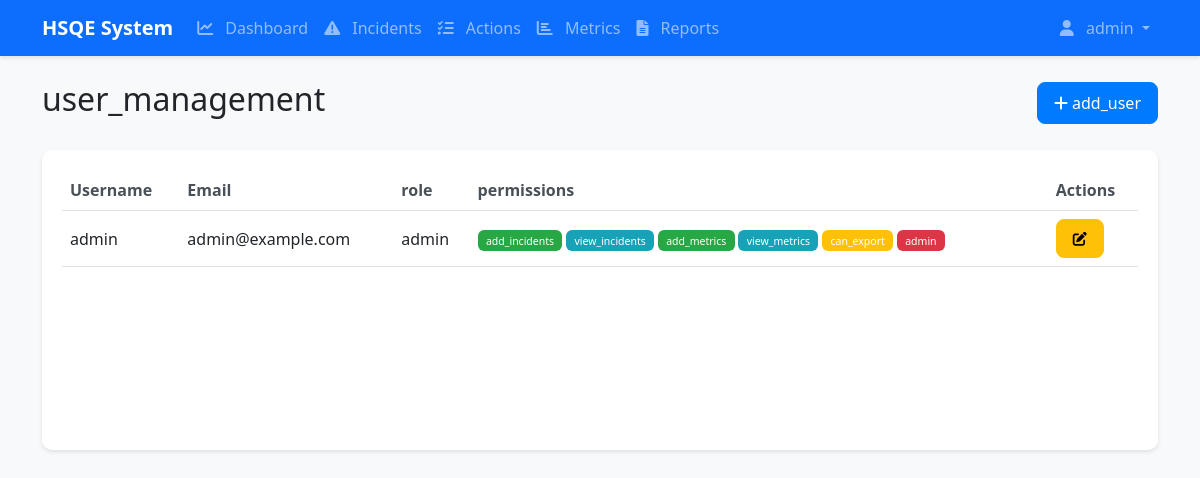
Screenshot of /users (signed in) with the database file from the repository.
### app/models.py (models this page shows, shortened)
class User(UserMixin, db.Model):
    id = db.Column(db.Integer, primary_key=True)
    username = db.Column(db.String(64), unique=True, nullable=False)
    email = db.Column(db.String(120), unique=True, nullable=False)
    password_hash = db.Column(db.String(128))
    role = db.Column(db.String(20), default='incident_only')  # Changed default role
    language = db.Column(db.String(2), default='en')
    can_add_incidents = db.Column(db.Boolean, default=True)
    can_view_incidents = db.Column(db.Boolean, default=False)
    can_add_metrics = db.Column(db.Boolean, default=False)
    can_view_metrics = db.Column(db.Boolean, default=False)
    can_export = db.Column(db.Boolean, default=False)
    is_admin = db.Column(db.Boolean, default=False)

### app/main.py (the view)
@main.route('/users')
@login_required
@admin_required
def users():
    users = User.query.all()
    return render_template('main/user_management.html', users=users)

### app/main.py (called while the page is built)
@main.before_request
def before_request():
    g.get_text = lambda key: get_text(key, current_user.language if current_user.is_authenticated else 'en')

def admin_required(f):
    @wraps(f)
    def decorated_function(*args, **kwargs):
        if not current_user.is_admin:
            flash(g.get_text('admin_required'), 'error')
            return redirect(url_for('main.dashboard'))
        return f(*args, **kwargs)
    return decorated_function

### app/translations.py (called while the page is built)
def get_text(key, lang='en'):
    return translations.get(lang, translations['en']).get(key, translations['en'].get(key, key))

### app/templates/main/user_management.html (shortened to what this page needs)
{% extends "base.html" %}
{% block content %}
<div class="row mb-4">
    <div class="col-md-12">
        <div class="d-flex justify-content-between align-items-center">
            <h2>{{ get_text('user_management', current_user.language) }}</h2>
            <button type="button" class="btn btn-primary" data-bs-toggle="modal" data-bs-target="#newUserModal">
                <i class="fas fa-plus"></i> {{ get_text('add_user', current_user.language) }}
            </button>
        </div>
    </div>
</div>
<div class="card shadow">
    <div class="card-body">
        <div class="table-responsive">
            <table class="table table-hover">
                <thead>
                    <tr>
                        <th>{{ get_text('username', current_user.language) }}</th>
                        <th>{{ get_text('email', current_user.language) }}</th>
                        <th>{{ get_text('role', current_user.language) }}</th>
                        <th>{{ get_text('permissions', current_user.language) }}</th>
                        <th>{{ get_text('actions', current_user.language) }}</th>
                    </tr>
                </thead>
                <tbody>
                    {% for user in users %}
                    <tr>
                        <td>{{ user.username }}</td>
                        <td>{{ user.email }}</td>
                        <td>{{ user.role }}</td>
                        <td>
                            <small>
                                {% if user.can_add_incidents %}
                                    <span class="badge bg-success">{{ get_text('add_incidents', current_user.language) }}</span>
                                {% endif %}
                                {% if user.can_view_incidents %}
                                    <span class="badge bg-info">{{ get_text('view_incidents', current_user.language) }}</span>
                                {% endif %}
                                {% if user.can_add_metrics %}
                                    <span class="badge bg-success">{{ get_text('add_metrics', current_user.language) }}</span>
                                {% endif %}
                                {% if user.can_view_metrics %}
                                    <span class="badge bg-info">{{ get_text('view_metrics', current_user.language) }}</span>
                                {% endif %}
                                {% if user.can_export %}
                                    <span class="badge bg-warning">{{ get_text('can_export', current_user.language) }}</span>
                                {% endif %}
                                {% if user.is_admin %}
                                    <span class="badge bg-danger">{{ get_text('admin', current_user.language) }}</span>
                                {% endif %}
                            </small>
                        </td>
                        <td>
                            <div class="btn-group">
                                <button type="button" class="btn btn-sm btn-warning"
                                        data-bs-toggle="modal"
                                        data-bs-target="#editUserModal{{ user.id }}"
                                        title="{{ get_text('edit_user', current_user.language) }}">
                                    <i class="fas fa-edit"></i>
                                </button>
                            </div>
                        </td>
                    </tr>
                    {% endfor %}
                </tbody>
            </table>
        </div>
    </div>
</div>
{% endblock %}

### app/templates/base.html (shortened to what this page needs)
<!DOCTYPE html>
<html lang="{{ current_user.language if current_user.is_authenticated else 'en' }}">
<head>
    <link href="https://cdn.jsdelivr.net/npm/bootstrap@5.3.0/dist/css/bootstrap.min.css" rel="stylesheet">
    <link href="https://cdnjs.cloudflare.com/ajax/libs/font-awesome/6.0.0/css/all.min.css" rel="stylesheet">
    <link href="{{ url_for('static', filename='css/style.css') }}" rel="stylesheet">
</head>
<body>
    {% if current_user.is_authenticated %}
    <nav class="navbar navbar-expand-lg navbar-dark bg-primary">
        <div class="container">
            <a class="navbar-brand" href="{{ url_for('main.dashboard') }}">
                {{ get_text('hsqe_system', current_user.language) }}
            </a>
            <div class="collapse navbar-collapse" id="navbarNav">
                <ul class="navbar-nav me-auto">
                    <li class="nav-item">
                        <a class="nav-link" href="{{ url_for('main.dashboard') }}">
                            <i class="fas fa-chart-line"></i> {{ get_text('dashboard', current_user.language) }}
                        </a>
                    </li>
                    <li class="nav-item">
                        <a class="nav-link" href="{{ url_for('main.incidents') }}">
                            <i class="fas fa-exclamation-triangle"></i> {{ get_text('incidents', current_user.language) }}
                        </a>
                    </li>
                    <li class="nav-item">
                        <a class="nav-link" href="{{ url_for('main.actions') }}">
                            <i class="fas fa-tasks"></i> {{ get_text('actions', current_user.language) }}
                        </a>
                    </li>
                    <li class="nav-item">
                        <a class="nav-link" href="{{ url_for('main.metrics') }}">
                            <i class="fas fa-chart-bar"></i> {{ get_text('metrics', current_user.language) }}
                        </a>
                    </li>
                    <li class="nav-item">
                        <a class="nav-link" href="{{ url_for('main.reports') }}">
                            <i class="fas fa-file-alt"></i> {{ get_text('reports', current_user.language) }}
                        </a>
                    </li>
                </ul>
                <ul class="navbar-nav">
                    <li class="nav-item dropdown">
                        <a class="nav-link dropdown-toggle" href="#" id="userDropdown" role="button"
                           data-bs-toggle="dropdown">
                            <i class="fas fa-user"></i> {{ current_user.username }}
                        </a>
                    </li>
                </ul>
            </div>
        </div>
    </nav>
    {% endif %}
    <div class="container mt-4">
        {% block content %}{% endblock %}
    </div>
</body>
</html>

### app/static/css/style.css (style rules this page uses)
body { background-color: #f8f9fa; font-family: 'Segoe UI', Tahoma, Geneva, Verdana, sans-serif; }
.card { border: none; border-radius: 10px; box-shadow: 0 2px 4px rgba(0, 0, 0, 0.1); margin-bottom: 1.5rem; }
.card-body { padding: 1.25rem; }
.navbar { box-shadow: 0 2px 4px rgba(0, 0, 0, 0.1); }
.navbar-brand { font-weight: 600; }
.nav-link { padding: 0.5rem 1rem; font-weight: 500; }
.nav-link i { margin-right: 0.5rem; }
.btn { border-radius: 8px; padding: 0.5rem 1rem; font-weight: 500; }
.btn-primary { background-color: #007bff; border-color: #007bff; }
.btn-group { gap: 0.25rem; }
.badge { padding: 0.5em 0.8em; font-weight: 500; border-radius: 6px; }
.table { margin-bottom: 0; }
.table th { border-top: none; font-weight: 600; color: #495057; }
.table td { vertical-align: middle; }
.card-body { min-height: 300px; }
.bg-success { background-color: #28a745 !important; }
.bg-danger { background-color: #dc3545 !important; }
.bg-warning { background-color: #ffc107 !important; }
.bg-info { background-color: #17a2b8 !important; }
.shadow { box-shadow: 0 2px 4px rgba(0, 0, 0, 0.1) !important; }

### rows the page displays
User: language "HSQE System", language "Dashboard", language "Incidents", language "Actions", language "Metrics", language "Reports", username "admin", language "user_management", language "add_user", language "Username", language "Email", language "role", language "permissions", email "admin@example.com", role "admin", language "add_incidents", language "view_incidents", language "add_metrics", language "view_metrics", language "can_export", language "admin"
